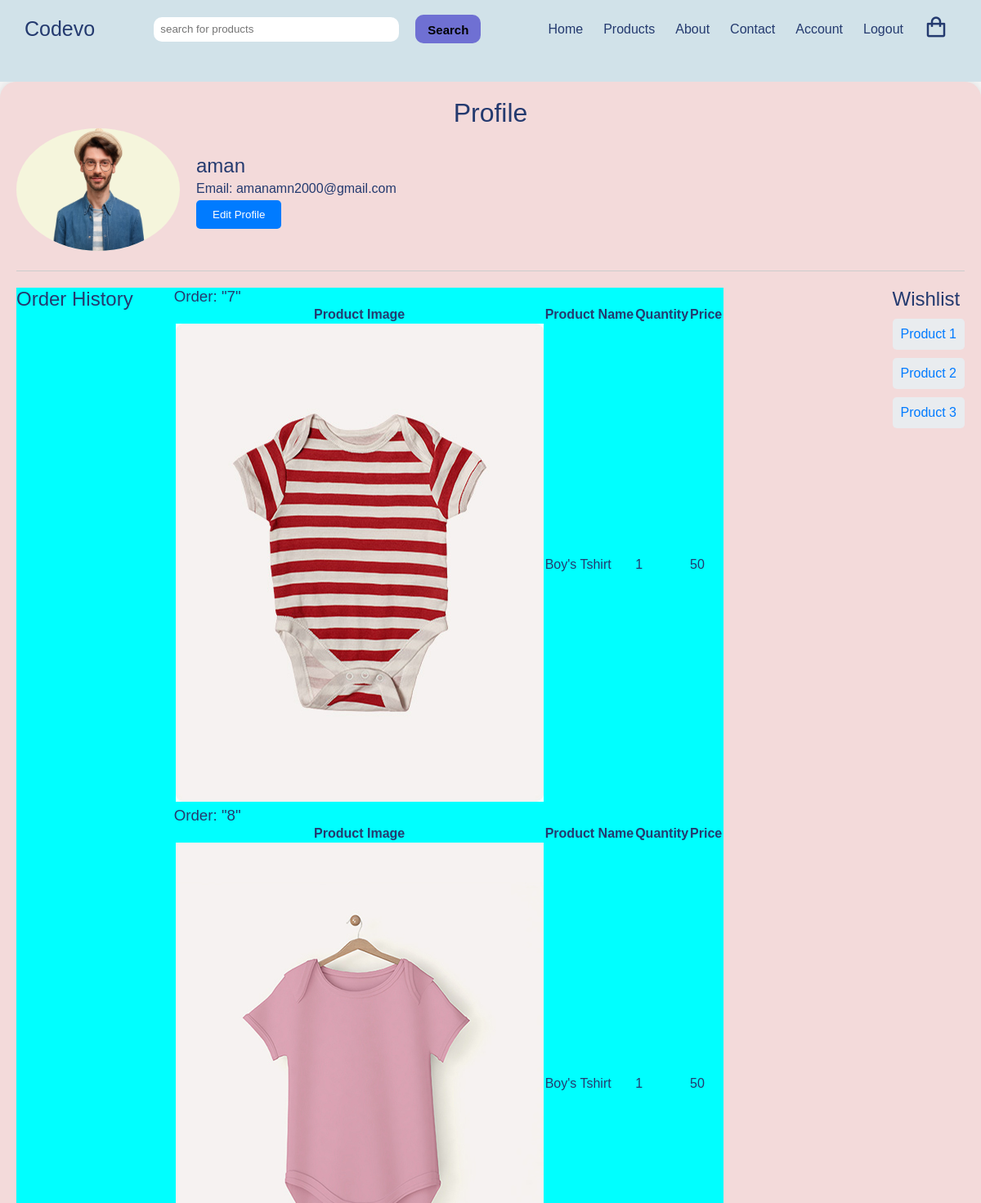
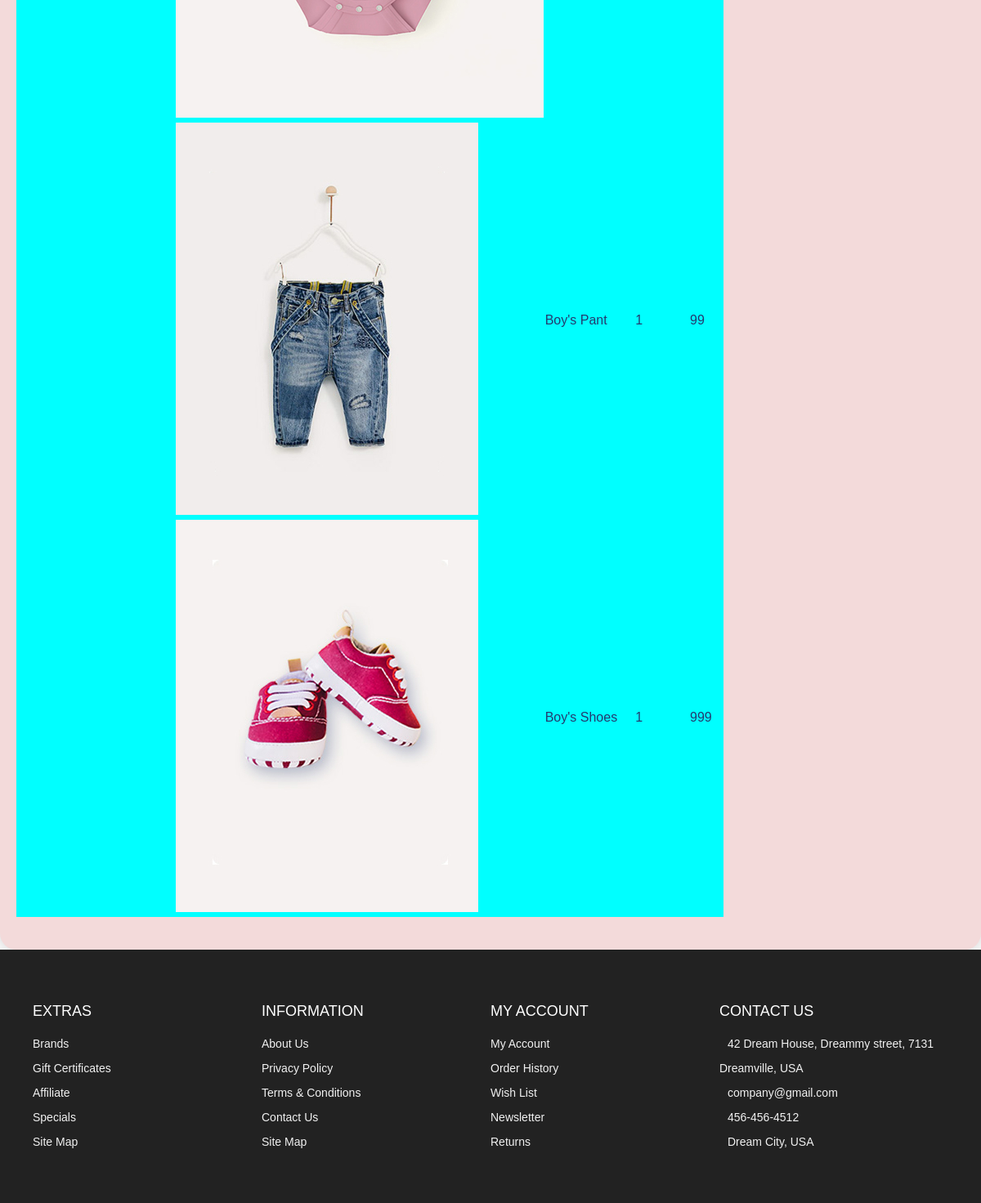
The app's page /account/ (signed in) with its own data (2 pictures, top to bottom).
### shop/models.py (models this page shows, shortened)
class profile(models.Model):
    user = models.OneToOneField(User,on_delete=models.CASCADE)
    image = models.ImageField(upload_to="profile_pictures")

class order(models.Model):
    user = models.ForeignKey(User, on_delete=models.CASCADE)
    order_id = models.AutoField(primary_key=True)
    item_json = models.CharField(max_length=5000)
    first_name = models.CharField(max_length=200)
    last_name = models.CharField(max_length=200)
    email = models.CharField(max_length=200)
    address = models.CharField(max_length=800)
    city = models.CharField(max_length=200)
    state = models.CharField(max_length=200)
    zip_code = models.CharField(max_length=200)
    phone = models.CharField(max_length=200)

### shop/views.py (the view)
# urls.py: path('account/', views.account, name='account'),
@login_required
def account(request):
    orders = order.objects.filter(user=request.user)
    for ord in orders:
        ord.item_data = json.loads(ord.item_json)
    profile = request.user.profile
    context ={
        'profile_object': profile,
        'order_objects' : orders,
    }
    return render(request,"profile.html",context)

### shop/templates/profile.html (shortened to what this page needs)
{%load static%}
<!DOCTYPE html>
<html lang="en">
  <head>
    <link rel="stylesheet" href={% static "css/productstyle.css" %}/>
    <link rel="stylesheet" href={% static "css/login.css" %}/>
    <link rel="stylesheet" href={% static "css/profil.css" %}/>
    <link rel="stylesheet" href="https://cdn.jsdelivr.net/npm/boxicons@latest/css/boxicons.min.css" />
  </head>
  <body>
<header id="home" class="header">
     <nav class="nav">
      <div class="navigation container">
          <div class="logo">
             <h1>Codevo</h1>
          </div>
          <div class="row">
                <div class="col-md-12">
                   <form class="card card-sm" action="{% url 'product' %}">
                        <div id= "search-container">
                            <div>
                               <input type="search" name="product_name" placeholder="search for products">
                            </div>
                            <div>
                               <button id= "search-btn" type="submit">Search</button>
                            </div>
                        </div>
                    </form>
                </div>
          </div>
          <div class="menu">
            <ul class="nav-list">
              <li class="nav-item">
                <a href="{% url 'home' %}" class="nav-link">Home</a>
              </li>
              <li class="nav-item">
                <a href="{% url 'product' %}"  class="nav-link">Products</a>
              </li>
              <li class="nav-item">
                <a href="#about" class="nav-link scroll-link">About</a>
              </li>
              <li class="nav-item">
                <a href="#contact" class="nav-link scroll-link">Contact</a>
              </li>
              <li class="nav-item">
                <a href="#account" class="nav-link scroll-link">Account</a>
              </li>
              {% if user.is_authenticated %}
              <li class="nav-item">
              <a href="#" class="nav-link" onclick="document.getElementById('logout-form').submit();">Logout</a>
              </li>
              {% else %}
              <li class="nav-item"><a href="{% url 'login' %}" class="nav-link">Login</a></li>
              {% endif %}
              <li class="nav-item">
                <a href="{% url 'cart' %}" class="nav-link icon" id="cart-icon"><i class="bx bx-shopping-bag"></i></a></li>
             </ul>
         </div>
      </div>
    </nav>
</header>
<div class="Login">
      <div class="profile-container">
        <h1>Profile</h1>
        <div class="profile-header">
            <div class="profile-image">
                <img src="{{ profile_object.image.url}}" alt="Profile Picture">
            </div>
            <div class="profile-info">
                <h2>{{ profile_object.user.username }}</h2>
                <p>Email: {{ profile_object.user.email  }}</p>
                <button class="edit-profile-btn">Edit Profile</button>
            </div>
        </div>
        <div class="profile-details">
            <div class = "order-history">
                <h2>Order History</h2>
                <ul>
                    {% for ord in order_objects%}
                    <h3>Order: "{{ ord.order_id }}"</h3>
                    <table>
                      <thead>
                          <tr>
                            <th>Product Image</th>
                              <th>Product Name</th>
                              <th>Quantity</th>
                              <th>Price</th>
                          </tr>
                      </thead>
                      <tbody>
                          {% for key, item in ord.item_data.items %}
                          <tr>
                              <td><img src="{{ item.image }}"></td>
                              <td>{{ item.name }}</td>
                              <td>{{ item.quantity }}</td>
                              <td>{{ item.price }}</td>
                          </tr>
                          {% endfor %}
                      </tbody>
                  </table>
                    {%endfor%}
                </ul>
            </div>
            <div class ="wishlist">
                <h2>Wishlist</h2>
                <ul>
                    <li><a href="#">Product 1</a></li>
                    <li><a href="#">Product 2</a></li>
                    <li><a href="#">Product 3</a></li>
                </ul>
            </div>
        </div>
    </div>
</div>
<footer id="footer" class="section footer">
    <div class="container">
      <div class="footer-container">
        <div class="footer-center">
          <h3>EXTRAS</h3>
          <a href="#">Brands</a>
          <a href="#">Gift Certificates</a>
          <a href="#">Affiliate</a>
          <a href="#">Specials</a>
          <a href="#">Site Map</a>
        </div>
        <div class="footer-center">
          <h3>INFORMATION</h3>
          <a href="#">About Us</a>
          <a href="#">Privacy Policy</a>
          <a href="#">Terms & Conditions</a>
          <a href="#">Contact Us</a>
          <a href="#">Site Map</a>
        </div>
        <div class="footer-center">
          <h3>MY ACCOUNT</h3>
          <a href="#">My Account</a>
          <a href="#">Order History</a>
          <a href="#">Wish List</a>
          <a href="#">Newsletter</a>
          <a href="#">Returns</a>
        </div>
        <div class="footer-center">
          <h3>CONTACT US</h3>
          <div>
            42 Dream House, Dreammy street, 7131 Dreamville, USA
          </div>
          <div>
            company@gmail.com
          </div>
          <div>
            456-456-4512
          </div>
          <div>
            Dream City, USA
          </div>
        </div>
      </div>
    </div>
  </footer>
  </body>
</html>

### shop/static/css/productstyle.css (style rules this page uses)
:root { --white: #fff; --black: #222; --pink: #f60091; --grey: #444; --grey2: #959595; --grey-alt: #d1e2e9; --yellow: #ffd800; --green: #59b210; }
*, *::before, *::after { margin: 0; padding: 0; box-sizing: inherit; }
html { scroll-behavior: smooth; box-sizing: border-box; font-size: 62.5%; }
body { font-family: "Poppins", sans-serif; font-size: 1.6rem; font-weight: 400; background-color: #fff; color: #243a6f; position: relative; z-index: 1; }
h1, h2, h3, h4 { font-weight: 500; }
a { color: inherit; text-decoration: none; }
img { max-width: 100%; }
li { list-style: none; }
.container { max-width: 120rem; margin: 0 auto; }
@media only screen and (max-width: 1200px) { .container { padding: 0 3rem; } }
.header { position: relative; width: 100%; height: 100px; background-color: var(--grey-alt); overflow: hidden; }
.nav { padding: 1.6rem 0; }
.navigation { display: flex; align-items: center; justify-content: space-between; }
.logo h1 { font-size: 2.5rem; }
.nav-list { display: flex; align-items: center; }
.nav-item:not(:last-child) { margin-right: 0.5rem; }
.nav-link:link, .nav-link:visited { padding: 0.8rem 1rem; transition: all 300ms ease-in-out; }
.nav-link.icon { font-size: 3rem; }
#search-container { width: 400px; padding: 2px; display: flex; justify-content: center; align-items: center; gap: 2rem; }
#search-container input { width: 300px; height: 30px; padding: 8px; border: none; border-radius: 10px; }
#search-btn { background-color: hsl(239, 53%, 63%); height: 35px; width: 80px; padding: 10px; font-size: 1.5rem; font-weight: 600; border: none; border-radius: 10px; }
.footer { background-color: var(--black); padding: 6rem 1rem; line-height: 3rem; }
.footer-container { display: grid; grid-template-columns: repeat(4, 1fr); color: var(--white); }
.footer-center a:link, .footer-center a:visited { display: block; color: #f1f1f1; font-size: 1.4rem; transition: 0.6s; }
.footer-center div { color: #f1f1f1; font-size: 1.4rem; }
.footer-center h3 { font-size: 1.8rem; font-weight: 400; margin-bottom: 1rem; }

### shop/static/css/login.css (style rules this page uses)
* { margin: 0; padding: 0; }

### shop/static/css/profil.css (style rules this page uses)
body { font-family: Arial, sans-serif; background-color: #f4f4f4; margin: 0; padding: 0; }
.profile-container { height: auto; background: rgb(243, 218, 218); padding: 20px; border-radius: 20px; box-shadow: 0 0 10px rgba(0, 0, 0, 0.1); }
.profile-container h1 { text-align: center; }
.profile-header { display: flex; align-items: center; border-bottom: 1px solid #ccc; padding-bottom: 20px; }
.profile-image img { width: 200px; height: 150px; border-radius: 50%; margin-right: 20px; background-color: beige; }
.profile-info { flex-grow: 1; }
.profile-info p { margin: 5px 0; }
.edit-profile-btn { padding: 10px 20px; background-color: #007bff; color: white; border: none; border-radius: 5px; cursor: pointer; }
.profile-details { padding: 20px 0; display: flex; justify-content: space-between; }
.profile-details h2 { margin-top: 0; }
.profile-details ul { list-style-type: none; padding: 0; }
.profile-details ul li { background: #e9ecef; margin: 10px 0; padding: 10px; border-radius: 5px; }
.profile-details ul li a { color: #007bff; text-decoration: none; }
.order-history { background-color: aqua; display: flex; gap: 5rem; }

### records on screen
profile: image (picture), user.username "aman", user.email "amanamn2000@gmail.com"
order: order_id "7", name "Boy's Tshirt", quantity "1", price "50"
order: order_id "8", name "Boy's Tshirt" "Boy's Pant" "Boy's Shoes", quantity "1" "1" "1", price "50" "99" "999"
